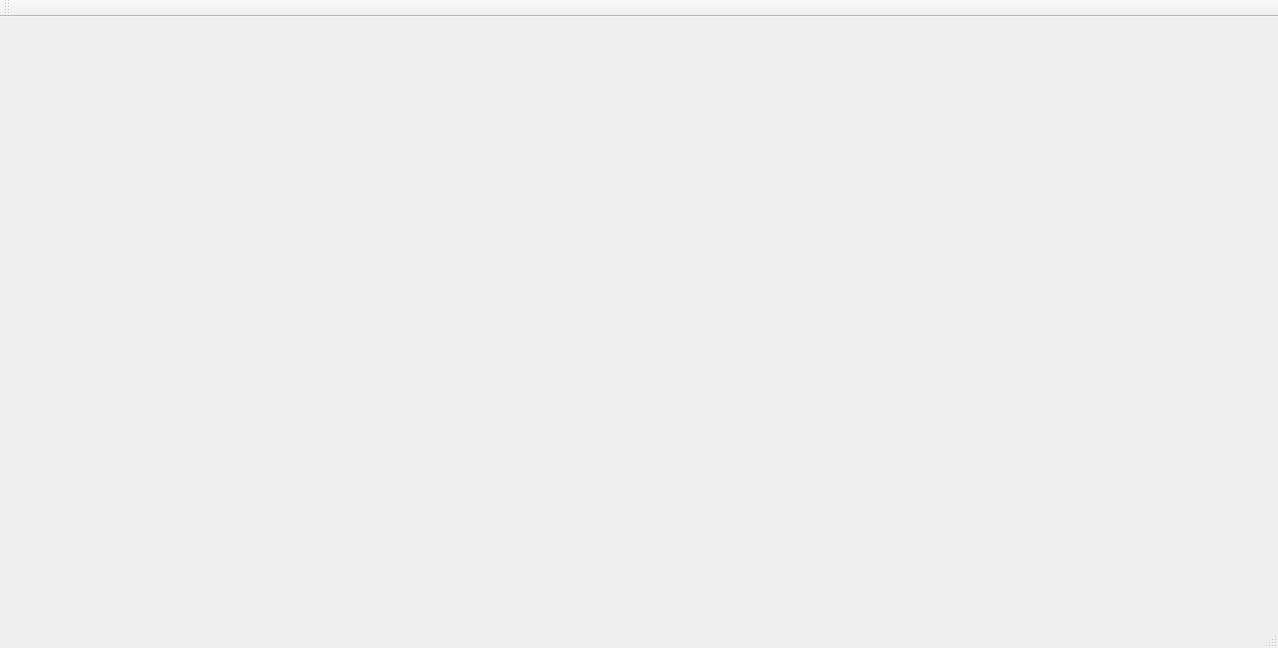
<?xml version="1.0" encoding="UTF-8"?>
<ui version="4.0">
 <class>MainWindow</class>
 <widget class="QMainWindow" name="MainWindow">
  <property name="geometry">
   <rect>
    <x>0</x>
    <y>0</y>
    <width>1278</width>
    <height>648</height>
   </rect>
  </property>
  <property name="windowTitle">
   <string>MainWindow</string>
  </property>
  <widget class="QWidget" name="centralWidget"/>
  <widget class="QMenuBar" name="menuBar">
   <property name="geometry">
    <rect>
     <x>0</x>
     <y>0</y>
     <width>1278</width>
     <height>26</height>
    </rect>
   </property>
  </widget>
  <widget class="QToolBar" name="mainToolBar">
   <attribute name="toolBarArea">
    <enum>TopToolBarArea</enum>
   </attribute>
   <attribute name="toolBarBreak">
    <bool>false</bool>
   </attribute>
  </widget>
  <widget class="QStatusBar" name="statusBar"/>
 </widget>
 <layoutdefault spacing="6" margin="11"/>
 <resources/>
 <connections/>
</ui>
